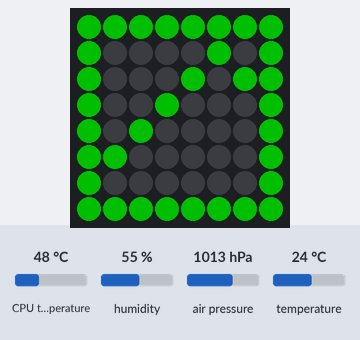
This program was run on a simulated Raspberry Pi (BCM pin numbers) with a Sense HAT. On the bench: the Sense HAT's 8×8 RGB LED matrix. Inputs (shaded band) come from the test bench; at power-on: CPU temperature 48 °C, humidity 55 %, air pressure 1013 hPa, temperature 24 °C. Dim RGB values are drawn brighter than linear; web requests get an empty 200 reply after 0.4 s; the clock reads 2024-03-15 10:24:30 at power-on unless the program sets it; what the program prints to the terminal is not drawn.

Above: at 0.5 s.

The program:

sensor_read.py
```python
#!/usr/bin/python3
import time
import os
import threading
import requests
from sense_hat import SenseHat
from led_message import LedStateMessage
SEND_DATA_INTERVAL_SECONDS = 10.0
DEBUG = True

def debug_reading(temp, pressure, humidity):
	t = round(temp, 1)
	p = round(pressure, 1)
	h = round(humidity, 1)
	msg = "Temperature: {0} C. Pressure: {1} mBAR. Humidity: {2}%".format(t, p, h)
	debug(msg)

def debug(message):
	if DEBUG:
		print(message)

def get_cpu_temperature():
	full_temperature_string = os.popen('vcgencmd measure_temp').readline()
	tempterature_string = (full_temperature_string.replace("temp=","").replace("'C\n",""))
	return (float(tempterature_string))

def get_ambient_temperature():
	cpu_temp = get_cpu_temperature()
	temperature_from_sensor = sense.get_temperature_from_pressure()
	ambient_temp = temperature_from_sensor - ((cpu_temp - temperature_from_sensor)/ 1.5)
	return ambient_temp

def send_data(temp, pressure, humidity, last_time_sent):
	try:
		if time.time() - last_time_sent > SEND_DATA_INTERVAL_SECONDS:
			d = { 'temperature': temp, 'pressure': pressure, 'humidity': humidity }
			debug("trying to send data...")
			response = requests.post("http://127.0.0.1:8080/api/current", data=d)
			debug(response)
			screen.show_ok_message()
			last_time_sent = time.time()
	except Exception as e:
		last_time_sent = time.time()
		print(e)
		screen.show_warning_message()
	finally:
		return last_time_sent

def read_sensors():
	last_time_sent = 0.0

	while True:
		pressure = sense.get_pressure()
		humidity = sense.get_humidity()
		temperature = get_ambient_temperature()
		debug_reading(temperature, pressure, humidity)
		last_time_sent = send_data(temperature, pressure, humidity, last_time_sent)
		time.sleep(1)

def main():
	try:
		read_sensors()
	except(KeyboardInterrupt, SystemExit):
		screen.clear()
	except Exception as e:
		print(e)
		screen.show_error_message()

sense = SenseHat()
screen = LedStateMessage(sense, 180)
screen.clear()
main()
```

led_message.py
```python
#!/usr/bin/python3
class LedStateMessage:

    def __init__(self, sense_hat, rotation=0):
        self.sense = sense_hat
        self.rotation = rotation
        pass

    def _show_pixel_message(self, pixels):
        self.sense.set_pixels(pixels)
        self.sense.set_rotation(self.rotation)
        pass

    def _get_blank_pixels(self):
        O = (0, 0, 0)

        blank_pixles = [
            O, O, O, O, O, O, O, O,
            O, O, O, O, O, O, O, O,
            O, O, O, O, O, O, O, O,
            O, O, O, O, O, O, O, O,
            O, O, O, O, O, O, O, O,
            O, O, O, O, O, O, O, O,
            O, O, O, O, O, O, O, O,
            O, O, O, O, O, O, O, O,
        ]

        return blank_pixles;

    def _get_ok_pixels(self):
        X = (0, 80, 0)
        O = (0, 0, 0)

        ok_pixles = [
            X, X, X, X, X, X, X, X,
            X, O, O, O, O, O, O, X,
            X, O, O, O, O, O, X, X,
            X, O, O, O, O, X, O, X,
            X, O, O, O, X, O, O, X,
            X, X, O, X, O, O, O, X,
            X, O, X, O, O, O, O, X,
            X, X, X, X, X, X, X, X
        ]

        return ok_pixles;

    def _get_warning_pixels(self):
        X = (100, 50, 0)
        O = (0, 0, 0)

        warning_pixles = [
            X, X, X, X, X, X, X, X,
            X, O, O, X, X, O, O, X,
            X, O, O, X, X, O, O, X,
            X, O, O, X, X, O, O, X,
            X, O, O, O, O, O, O, X,
            X, O, O, X, X, O, O, X,
            X, O, O, O, O, O, O, X,
            X, X, X, X, X, X, X, X
        ]

        return warning_pixles;

    def _get_error_pixels(self):
        X = (80, 0, 0)
        O = (0, 0, 0)

        error_pixles = [
            X, X, X, X, X, X, X, X,
            X, X, O, O, O, O, X, X,
            X, O, X, O, O, X, O, X,
            X, O, O, X, X, O, O, X,
            X, O, O, X, X, O, O, X,
            X, O, X, O, O, X, O, X,
            X, X, O, O, O, O, X, X,
            X, X, X, X, X, X, X, X
        ]

        return error_pixles;

    def clear(self):
        self._show_pixel_message(self._get_blank_pixels())
        pass

    def show_ok_message(self):
        self._show_pixel_message(self._get_ok_pixels())
        pass

    def show_warning_message(self):
        self._show_pixel_message(self._get_warning_pixels())
        pass

    def show_error_message(self):
        self._show_pixel_message(self._get_error_pixels())
        pass
```
